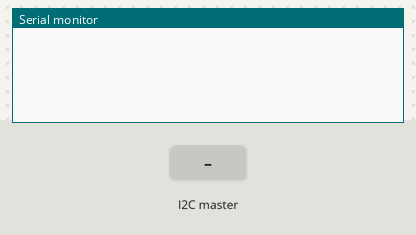
This sketch was run on a simulated Arduino Uno, built with avr-gcc and run on an emulated ATmega328P. On the bench: the last lines printed to the serial monitor. The test bench sets the inputs (shaded band).

Above: at 1.2 s.
1.3 s: the I2C master sends the byte 1
At 2.2 s:
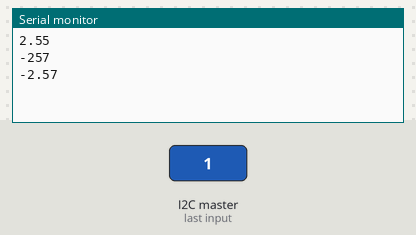
2.8 s: the I2C master sends the byte 0
At 3.3 s:
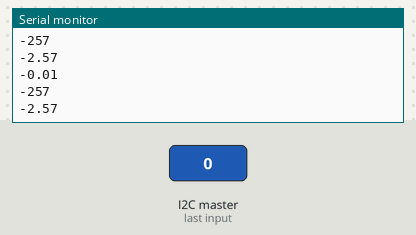
Timing chart, 0 to 5.8 s (numbered marks = the images above; inputs shaded):
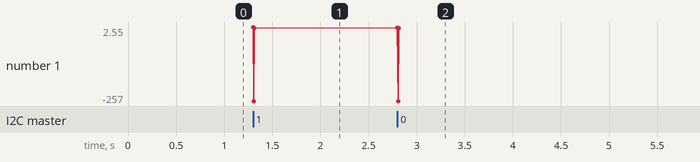

Measured:
- after the input at 1.3 s, the serial monitor: prints a new line at once (image 1)
- after the input at 2.8 s, the serial monitor: prints a new line at once (image 2)

The sketch:

arduino_slave.ino
```cpp
#include <Wire.h>

#define SLAVE_ADDR 9

bool heater_power;
bool motor_power;
bool pump_power;

double temp;
double ph;
int rpm;

double target_temp;
double target_ph;
int target_rpm;

void setup() {
  Wire.begin(SLAVE_ADDR);

  // register event
  Wire.onRequest(requestEvent);
  Wire.onReceive(receiveEvent);
  Serial.begin(9600);
}

void loop() {
  delay(100);
  //rpm++;
  //temp += 0.15;
  //ph += 0.1;
}

// encodes integers to fit 1 byte Wire.write()
void encode(double num, int* ptr) {
  *ptr = int(num/256);
  *(ptr+1) = int(num)%256;
}

// send data whenever it's requested by master
void requestEvent() {
  int* temp_encoded;
  int* rpm_encoded;
  int* ph_encoded;
  encode(temp*100, temp_encoded);
  encode(rpm, rpm_encoded);
  encode(ph*100, ph_encoded);

  Wire.write(*temp_encoded);
  Wire.write(*(temp_encoded+1));
  Wire.write(*rpm_encoded);
  Wire.write(*(rpm_encoded+1));
  Wire.write(*ph_encoded);
  Wire.write(*(ph_encoded+1));
}

// receive data from master
void receiveEvent(int howMany)
{
  while (Wire.available()) {
    target_temp = int(Wire.read()) * 256;
    target_temp += int(Wire.read());
    target_rpm = int(Wire.read()) * 256;
    target_rpm += int(Wire.read());
    target_ph = int(Wire.read()) * 256;
    target_ph += int(Wire.read());
  }

  target_temp = target_temp / 100;
  target_ph = target_ph / 100;

  // print statements for debugging
  Serial.println(target_temp);
  Serial.println(target_rpm);
  Serial.println(target_ph);
  Serial.println();
}
```
